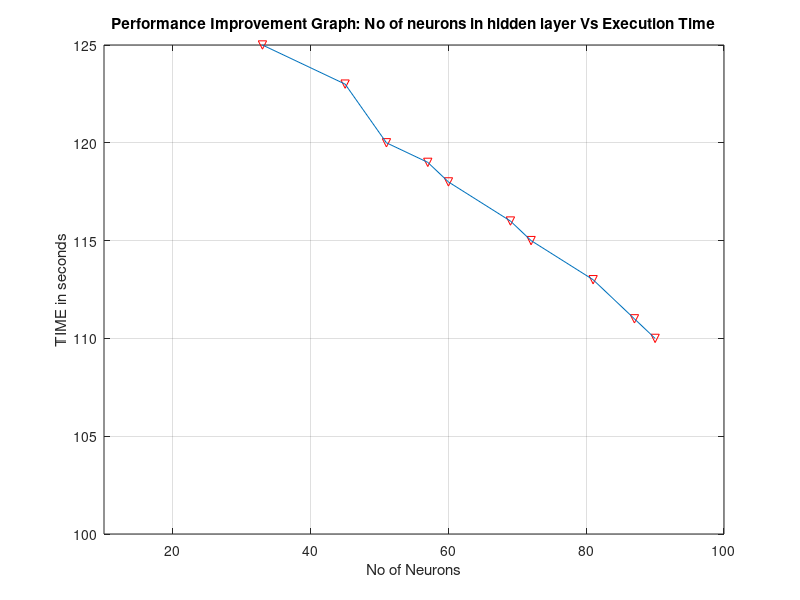
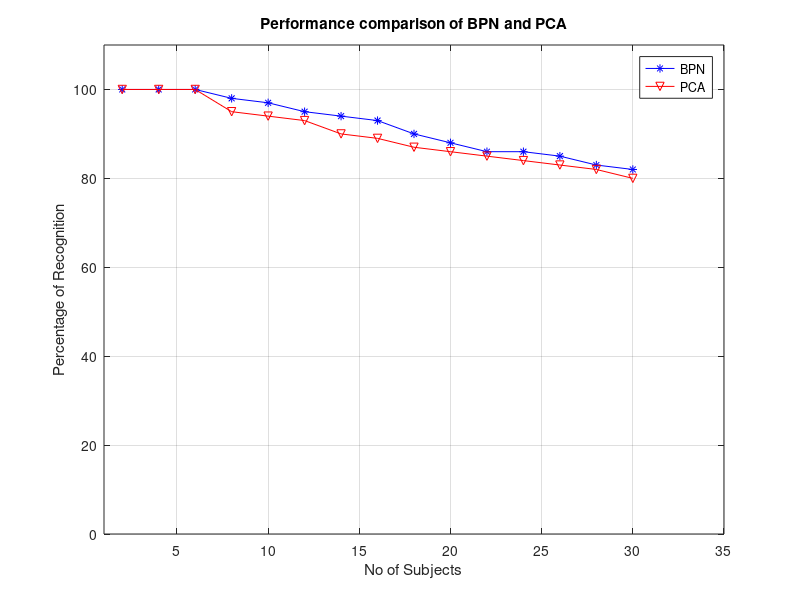

Source code (MATLAB) for these figures, in order:
clc;
clear all;
close all;
figure;
x=[33 45  51 57 60 69 72 81 87 90];
y=[125 123 120 119 118 116 115 113 111 110];
plot(x,y,'rv');
line(x,y);
title('Performance Improvement Graph: No of neurons in hidden layer Vs Execution Time');
xlabel('No of Neurons')
ylabel('TIME in seconds')
axis([10 100 100 125])
grid on
figure;
x=[2 4 6 8 10 12 14 16 18 20 22 24 26 28 30];
y1=[100 100 100 98 97 95 94 93 90 88 86 86 85 83 82];
y2=[100 100 100 95 94 93 90 89 87 86 85 84 83 82 80];
uu=plot(x,y1,'b-*');
%line(x,y1);
hold on
xx=plot(x,y2,'r-v');
%line(x,y2');
title('Performance comparison of BPN and PCA');
xlabel('No of Subjects')
ylabel('Percentage of Recognition')
axis([1 35 0 110])
grid on
legend([uu,xx],'BPN','PCA');


